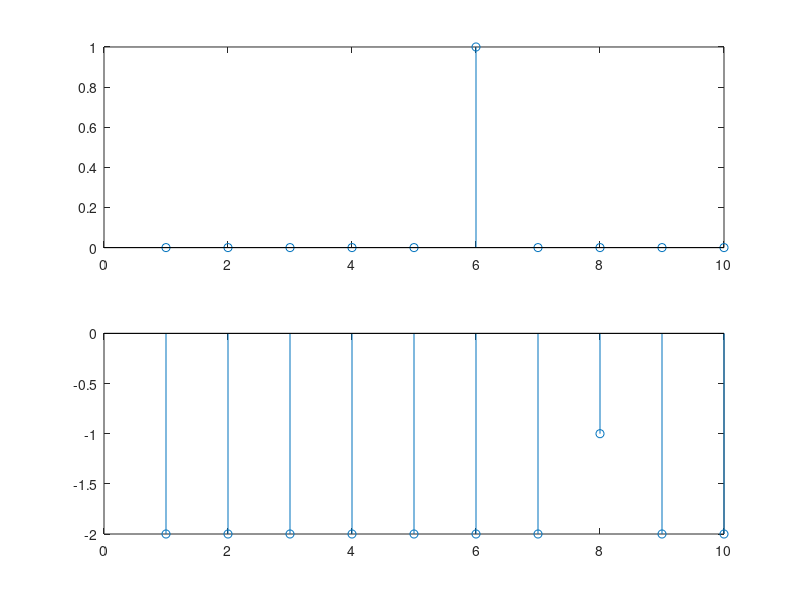

MATLAB code to generate this figure:
function lab1
%=== ??????????:?????? ??????? ??????????? ?????????? ===
%--- ??????????? ?????? #1 ??????????? ?????????? ???????? ---
%
% ?????????????? ????? ?????: 
% pec1.dat - ?????? ???, ??? ?? ??????????? ??????
%
% ??????? ??????????? (m-?????), ??? ????????? ?????????:
% pks = pksdetect(?) - ??????????? ????? ? ??????????? ???????
%--------------------------------------------------------------------

clear, clc, close all
disp('??????????? ?????? #1')
disp('??????????? ?????????? ????????')
disp('???????: , ????? ... ????') 

%=== ???????? #1.1 ===
% ??????????? ?????????? ????????
N =  10;
n =  0:N-1;
x =  double(n==5);
y =  double(n==7);
class(x) 
figure()
subplot(2,1,1), stem(x)
subplot(2,1,2), stem(y-2)


